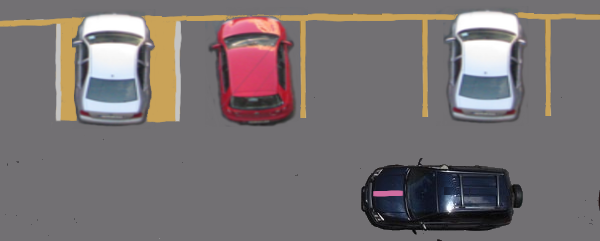
//> input picture EXAMENES/Practica/Estacionamiento -/1.png, 600 x 241 px
$ ./1__aprox_   (built with g++ and OpenCV 4)
//> lines starting //> are read from the running program, lines starting //| are printed output that depends on the picture; after the words box and inside, x2 and y2 are one past the last pixel; in counts of white or black regions, pixels touching at a corner belong together
#include <iostream>
#include <opencv2/opencv.hpp>

using namespace std;
using namespace cv;

int main(int argc, char *argv[]) {

	//cargo imagen

	cv::Mat img1 = cv::imread("1.png");  // crear una imagen desde un archivo
//> img1 is the input picture: 241 rows x 600 cols, CV_8UC3; mean B, G, R 114.7, 114.1, 121.1

	cv::imshow("Original", img1);  // asocia imagen con ventana
	waitKey();

	cout<<"columnas: "<<img1.cols<<endl; // lo mismo que ancho
//| columnas: 600
	cout<<"filas: "<<img1.rows<<endl;  // lo mismo que alto
//| filas: 241


	int auto_posx = 0;
	int auto_posy = 0;

	int linea_p1sx=0;
	int linea_p1sy=0;

	int linea_p1ix=0;
	int linea_p1iy=0;

	int linea_p2sx=0;
	int linea_p2sy=0;

	int linea_p2ix=0;
	int linea_p2iy=0;


	int com=-1;


	Vec3b jerk;  // tiene 3 espacios. Vec3f es para flotantes
	jerk.val[0]=196;
	jerk.val[1]=196;
	jerk.val[2]=196;


	Vec3b auti;  // tiene 3 espacios. Vec3f es para flotantes
	auti.val[0]=161;
	auti.val[1]=109;
	auti.val[2]=208;


	for (int i=0;i<img1.rows;i++){
		for (int j=0;j<img1.cols;j++){

	if ( (img1.at<Vec3b>(i,j)==jerk) && (com==-1) )
		{
		  com=1;
		  linea_p1sx=j;
		  linea_p1sy=i;

		  int aux=linea_p1sy;

		  while (true){
			  if (img1.at<Vec3b>(aux,j)!=jerk){
				  linea_p1ix=linea_p1sx;
				  linea_p1iy=aux;
				  break;
			  }

			  aux++;
		  }


		  aux=linea_p1sx;

		  while (true){
			  if (img1.at<Vec3b>(i,aux)!=jerk){
			      j=aux;
				  break;
			  }

			  aux++;

		}

	}

	if ( (img1.at<Vec3b>(i,j)==jerk) && (com==1) )
	{
		com=2;
		linea_p2sx=j;
		linea_p2sy=i;

		int aux=linea_p2sy;

		while (true){
			if (img1.at<Vec3b>(aux,j)!=jerk){
				linea_p2ix=linea_p1sx;
				linea_p2iy=aux;
				break;
			}
			aux++;
		}

	}


	if  (img1.at<Vec3b>(i,j)==auti){
		    auto_posx=j;
			auto_posy=i;
	}


	 }
	}
//> this loop made 241 passes
//> (com, linea_p1sx, linea_p1sy, linea_p1ix, linea_p1iy, linea_p2sx) on passes 1 to 3: (-1, 0, 0, 0, 0, 0), (-1, 0, 0, 0, 0, 0), (-1, 0, 0, 0, 0, 0)
//> after the loop, com = 2; linea_p1sx = 177; linea_p1sy = 22; linea_p1ix = 177; linea_p1iy = 121; linea_p2sx = 177; linea_p2sy = 23; linea_p2ix = 177; linea_p2iy = 121


		int ct_1y= (linea_p1iy+linea_p1sy)/2;
//> ct_1y = 71
		int ct_2y= (linea_p2iy+linea_p2sy)/2;
//> ct_2y = 72

		int centroy = (ct_2y + ct_1y)/2;
//> centroy = 71

		int ct_1x = (linea_p1ix+linea_p1sx)/2;
//> ct_1x = 177
		int ct_2x= (linea_p2ix+linea_p2sx)/2;
//> ct_2x = 177

		int centrox = (ct_2x + ct_1x)/2;
//> centrox = 177


		Vec3b marcar;  // tiene 3 espacios. Vec3f es para flotantes
		marcar.val[0]=0;
		marcar.val[1]=0;
		marcar.val[2]=250;


		if (auto_posx>centrox)  {     //auto esta a la derecha de estacionamiento

			if (auto_posy>centroy){    //auto esta abajo del estacionamiento

					for (int j=auto_posx;j>centrox;j--){
						img1.at<Vec3b>(auto_posy,j)=marcar;
					}
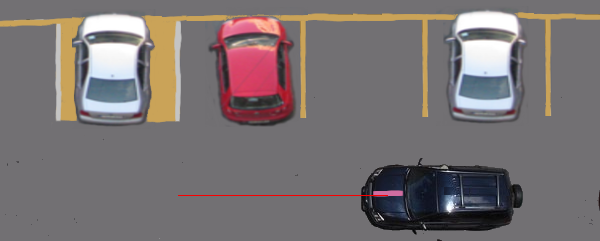
//> img1: 241 rows x 600 cols, CV_8UC3; 0.15% of pixels changed, all inside (x1, y1, x2, y2) = (178, 195, 388, 196)

					for (int i=auto_posy;i>centroy;i--){
						img1.at<Vec3b>(i,auto_posx)=marcar;
					}
//> this loop made 124 passes
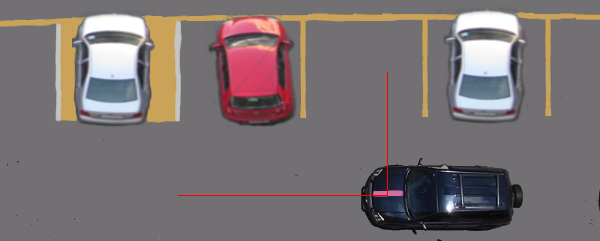
//> img1: 241 rows x 600 cols, CV_8UC3; 0.09% of pixels changed, all inside (x1, y1, x2, y2) = (387, 72, 388, 195)
			}

			if (auto_posy<centroy){    //auto esta arriba del estacionamiento

				for (int j=auto_posx;j>centrox;j--){
					img1.at<Vec3b>(auto_posy,j)=marcar;
				}

				for (int i=auto_posy;i<centroy;i++){
					img1.at<Vec3b>(i,auto_posx)=marcar;
				}

		}

		}


		if (auto_posx<centrox) {  //auto esta a la izquierda de estacionamiento

			if (auto_posy>centroy){    //auto esta abajo del estacionamiento

				for (int j=auto_posx;j<centrox;j++){
					img1.at<Vec3b>(auto_posy,j)=marcar;
				}

				for (int i=auto_posy;i>centroy;i--){
					img1.at<Vec3b>(i,auto_posx)=marcar;
				}
			}

			if (auto_posy<centroy){    //auto esta arriba del estacionamiento

				for (int j=auto_posx;j<centrox;j++){
					img1.at<Vec3b>(auto_posy,j)=marcar;
				}

				for (int i=auto_posy;i<centroy;i++){
					img1.at<Vec3b>(i,auto_posx)=marcar;
				}
			}
		}


		cv::imshow("Estaciona", img1);  // asocia imagen con ventana
		waitKey();


	return 0;
}

$ run again, with EXAMENES/Practica/Estacionamiento -/2.png copied over EXAMENES/Practica/Estacionamiento -/1.png
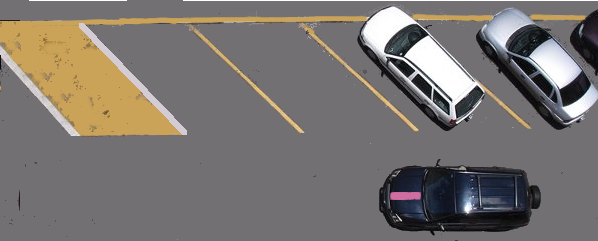
//> input picture EXAMENES/Practica/Estacionamiento -/2.png, 598 x 241 px
//> img1 is the input picture: 241 rows x 598 cols, CV_8UC3; mean B, G, R 112.3, 116, 121
//| columnas: 598
//| filas: 241
//> after the loop `for (int i=0;i<img1.rows;i++)`: com = 1; linea_p1sx = 17; linea_p1sy = 72; linea_p1ix = 17; linea_p1iy = 73; linea_p2sx = 0
//> ct_1y = 72
//> ct_2y = 0
//> centroy = 36
//> ct_1x = 17
//> ct_2x = 0
//> centrox = 8
//> after the loop `for (int j=auto_posx;j>centrox;j--)`:
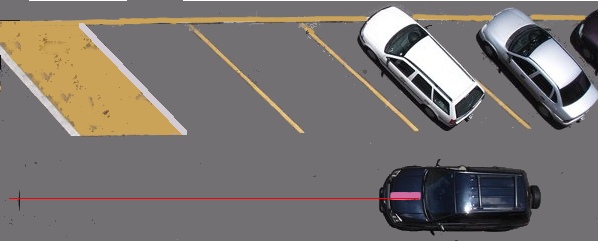
//> img1: 241 rows x 598 cols, CV_8UC3; 0.28% of pixels changed, all inside (x1, y1, x2, y2) = (9, 198, 419, 199)
//> after the loop `for (int i=auto_posy;i>centroy;i--)`:
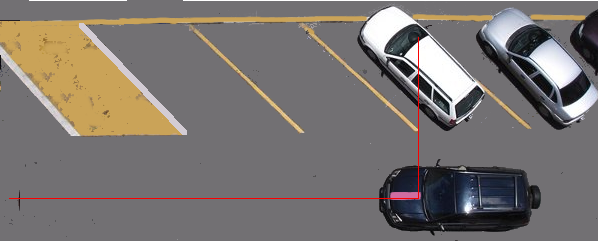
//> img1: 241 rows x 598 cols, CV_8UC3; 0.11% of pixels changed, all inside (x1, y1, x2, y2) = (418, 37, 419, 198)

$ run again, with EXAMENES/Practica/Estacionamiento -/3.png copied over EXAMENES/Practica/Estacionamiento -/1.png
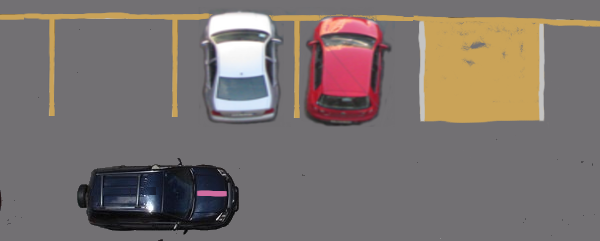
//> input picture EXAMENES/Practica/Estacionamiento -/3.png, 600 x 241 px
//> img1 is the input picture: 241 rows x 600 cols, CV_8UC3; mean B, G, R 110.2, 113.9, 123.2
//| columnas: 600
//| filas: 241
//> the loop `for (int i=0;i<img1.rows;i++)` made 241 passes
//> (com, linea_p1sx, linea_p1sy, linea_p1ix, linea_p1iy, linea_p2sx) on passes 1 to 3: (-1, 0, 0, 0, 0, 0), (-1, 0, 0, 0, 0, 0), (-1, 0, 0, 0, 0, 0)
//> after the loop `for (int i=0;i<img1.rows;i++)`: com = 2; linea_p1sx = 420; linea_p1sy = 22; linea_p1ix = 420; linea_p1iy = 46; linea_p2sx = 420; linea_p2sy = 23; linea_p2ix = 420; linea_p2iy = 46
//> ct_1y = 34
//> ct_1x = 420
//> after the loop `for (int j=auto_posx;j<centrox;j++)`:
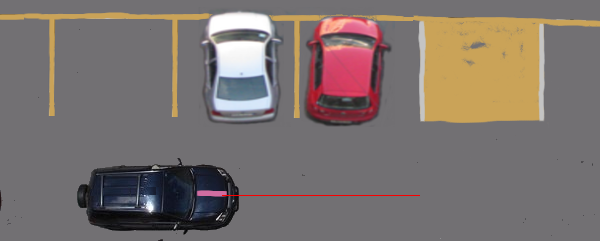
//> img1: 241 rows x 600 cols, CV_8UC3; 0.14% of pixels changed, all inside (x1, y1, x2, y2) = (222, 195, 420, 196)
//> after the loop `for (int i=auto_posy;i>centroy;i--)`:
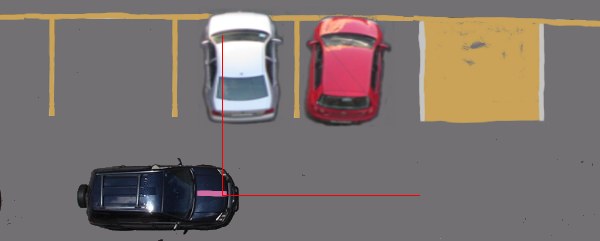
//> img1: 241 rows x 600 cols, CV_8UC3; 0.11% of pixels changed, all inside (x1, y1, x2, y2) = (222, 35, 223, 195)

$ run again, with EXAMENES/Practica/Estacionamiento -/5.png copied over EXAMENES/Practica/Estacionamiento -/1.png
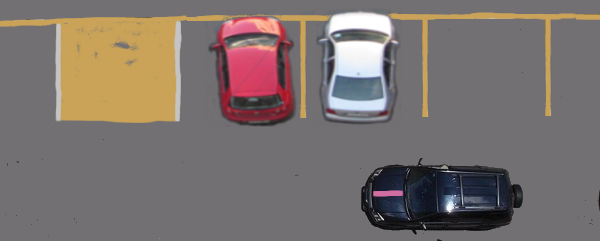
//> input picture EXAMENES/Practica/Estacionamiento -/5.png, 600 x 241 px
//> img1 is the input picture: 241 rows x 600 cols, CV_8UC3; mean B, G, R 110.2, 113.9, 123.2
//| columnas: 600
//| filas: 241
//> the loop `for (int i=0;i<img1.rows;i++)` made 241 passes
//> (com, linea_p1sx, linea_p1sy, linea_p1ix, linea_p1iy, linea_p2sx) on passes 1 to 3: (-1, 0, 0, 0, 0, 0), (-1, 0, 0, 0, 0, 0), (-1, 0, 0, 0, 0, 0)
//> after the loop `for (int i=0;i<img1.rows;i++)`: com = 2; linea_p1sx = 177; linea_p1sy = 22; linea_p1ix = 177; linea_p1iy = 121; linea_p2sx = 177; linea_p2sy = 23; linea_p2ix = 177; linea_p2iy = 121
//> ct_1y = 71
//> ct_2y = 72
//> centroy = 71
//> ct_1x = 177
//> after the loop `for (int j=auto_posx;j>centrox;j--)`:
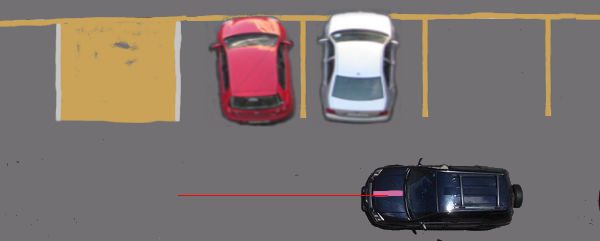
//> img1: 241 rows x 600 cols, CV_8UC3; 0.15% of pixels changed, all inside (x1, y1, x2, y2) = (178, 195, 388, 196)
//> the loop `for (int i=auto_posy;i>centroy;i--)` made 124 passes
//> after the loop `for (int i=auto_posy;i>centroy;i--)`:
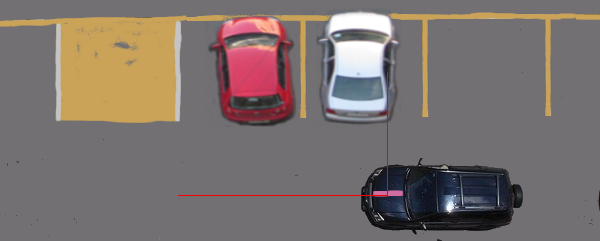
//> img1: 241 rows x 600 cols, CV_8UC3; 0.09% of pixels changed, all inside (x1, y1, x2, y2) = (387, 72, 388, 195)
